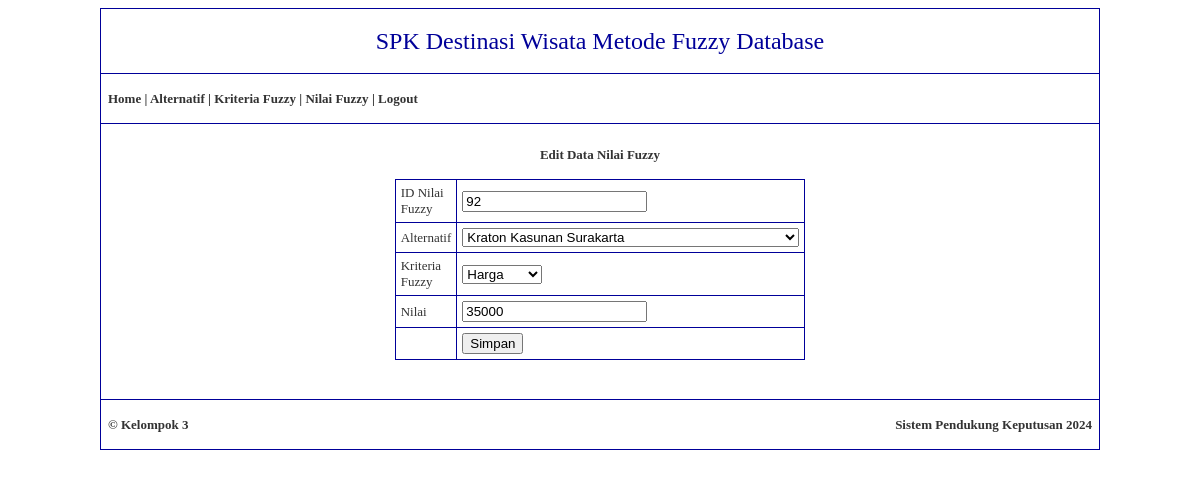
The app's page /edit-nilai-fuzzy.php?id_nilai_fuzzy=92 (signed in) with its own data.
### tables this page shows
CREATE TABLE `nilai_fuzzy` (
  `id_nilai_fuzzy` int(11) NOT NULL,
  `id_alternatif` varchar(50) DEFAULT NULL,
  `id_kriteria_fuzzy` varchar(50) DEFAULT NULL,
  `nilai` double DEFAULT NULL,
  `bawah` double DEFAULT NULL,
  `tengah` double DEFAULT NULL,
  `atas` double DEFAULT NULL
);

CREATE TABLE `alternatif` (
  `id_alternatif` varchar(50) NOT NULL,
  `nama_alternatif` varchar(200) DEFAULT NULL,
  `deskripsi` text DEFAULT NULL
);

CREATE TABLE `kriteria_fuzzy` (
  `id_kriteria_fuzzy` varchar(50) NOT NULL,
  `nama_kriteria_fuzzy` varchar(200) DEFAULT NULL,
  `batas_bawah` double DEFAULT NULL,
  `batas_tengah` double DEFAULT NULL,
  `batas_atas` double DEFAULT NULL,
  `nama_bawah` varchar(200) DEFAULT NULL,
  `nama_tengah` varchar(200) DEFAULT NULL,
  `nama_atas` varchar(200) DEFAULT NULL
);

### edit-nilai-fuzzy.php (the view, shortened to what this page needs)
<?php
	include("koneksi.php");
?>
<!DOCTYPE html PUBLIC "-//W3C//DTD XHTML 1.0 Transitional//EN" "http://www.w3.org/TR/xhtml1/DTD/xhtml1-transitional.dtd">
<html xmlns="http://www.w3.org/1999/xhtml">
<head>
</head>
<body>
<table width="1000" border="0" align="center" cellpadding="7" cellspacing="1" bgcolor="#000099">
  <tr>
    <td height="50" bgcolor="#FFFFFF" align="center"><span class="style1">SPK Destinasi Wisata Metode Fuzzy Database</span></td>
  </tr>
  <tr>
    <td height="35" bgcolor="#FFFFFF"><span class="style2"><a href="admin.php">Home</a> | <a href="alternatif.php">Alternatif</a> | <a href="kriteria-fuzzy.php">Kriteria Fuzzy</a> | <a href="nilai-fuzzy.php">Nilai Fuzzy</a> | <a href="logout.php">Logout</a></span></td>
  </tr>
  <tr>
    <td align="center" valign="top" bgcolor="#FFFFFF"><br />
      <strong>Edit Data Nilai Fuzzy</strong><br />
      <br />
      <?php
			$querynilai = mysqli_query($db, "SELECT * FROM nilai_fuzzy WHERE id_nilai_fuzzy = '$_GET[id_nilai_fuzzy]'");
			$datanilai = mysqli_fetch_array($querynilai);
		?>
      <form id="form1" name="form1" method="post" action="">
        <table width="400" border="0" cellpadding="5" cellspacing="1" bgcolor="#000099">
          <tr>
            <td bgcolor="#FFFFFF">ID Nilai Fuzzy</td>
            <td bgcolor="#FFFFFF"><input type="text" name="id_nilai_fuzzy" id="id_nilai_fuzzy" readonly value="<?php echo $datanilai['id_nilai_fuzzy']; ?>" /></td>
          </tr>
          <tr>
            <td width="141" bgcolor="#FFFFFF"> Alternatif</td>
            <td width="236" bgcolor="#FFFFFF"><select name="id_alternatif" id="id_alternatif">
              <?php
					$queryalternatif = mysqli_query($db, "SELECT * FROM alternatif ORDER BY id_alternatif");
					while ($dataalternatif = mysqli_fetch_array($queryalternatif))
					{
				?>
              <option value="<?php echo $dataalternatif['id_alternatif']; ?>" <?php if ($datanilai['id_alternatif'] == $dataalternatif['id_alternatif']) { echo " selected"; } ?>><?php echo $dataalternatif['nama_alternatif']; ?></option>
              <?php
					}
				?>
            </select></td>
          </tr>
          <tr>
            <td bgcolor="#FFFFFF">Kriteria Fuzzy</td>
            <td width="249" bgcolor="#FFFFFF"><select name="id_kriteria_fuzzy" id="id_kriteria_fuzzy">
                <?php
					$querykriteria = mysqli_query($db, "SELECT * FROM kriteria_fuzzy ORDER BY id_kriteria_fuzzy");
					while ($datakriteria = mysqli_fetch_array($querykriteria))
					{
				?>
                <option value="<?php echo $datakriteria['id_kriteria_fuzzy']; ?>" <?php if ($datanilai['id_kriteria_fuzzy'] == $datakriteria['id_kriteria_fuzzy']) { echo " selected"; } ?>><?php echo $datakriteria['nama_kriteria_fuzzy']; ?></option>
                <?php
					}
				?>
            </select></td>
          </tr>
          <tr>
            <td bgcolor="#FFFFFF">Nilai</td>
            <td bgcolor="#FFFFFF"><input type="text" name="nilai" id="nilai" value="<?php echo $datanilai['nilai']; ?>" /></td>
          </tr>
          <tr>
            <td bgcolor="#FFFFFF">&nbsp;</td>
            <td bgcolor="#FFFFFF"><input type="submit" name="button" id="button" value="Simpan" /></td>
          </tr>
        </table>
      </form>
      <br />
    <br /></td>
  </tr>
  <tr>
    <td bgcolor="#FFFFFF"><table width="100%" border="0" cellspacing="0" cellpadding="0">
      <tr>
	  <td width="47%" height="35" align="left"><strong>&copy; Kelompok 3</strong></td>
        <td width="53%" height="35" align="right"><strong>Sistem Pendukung Keputusan 2024</td>
		</tr>
    </table></td>
  </tr>
</table>
</body>
</html>

### edit-nilai-fuzzy.php (style rules this page uses)
.style1 { color: #000099; font-size: 24px; }
a:link { text-decoration: none; color: #333333; }
.style2 { font-weight: bold }

### records on screen
nilai_fuzzy: id_nilai_fuzzy "92", id_alternatif "Kraton Kasunan Surakarta", id_kriteria_fuzzy "Harga", nilai "35000"
